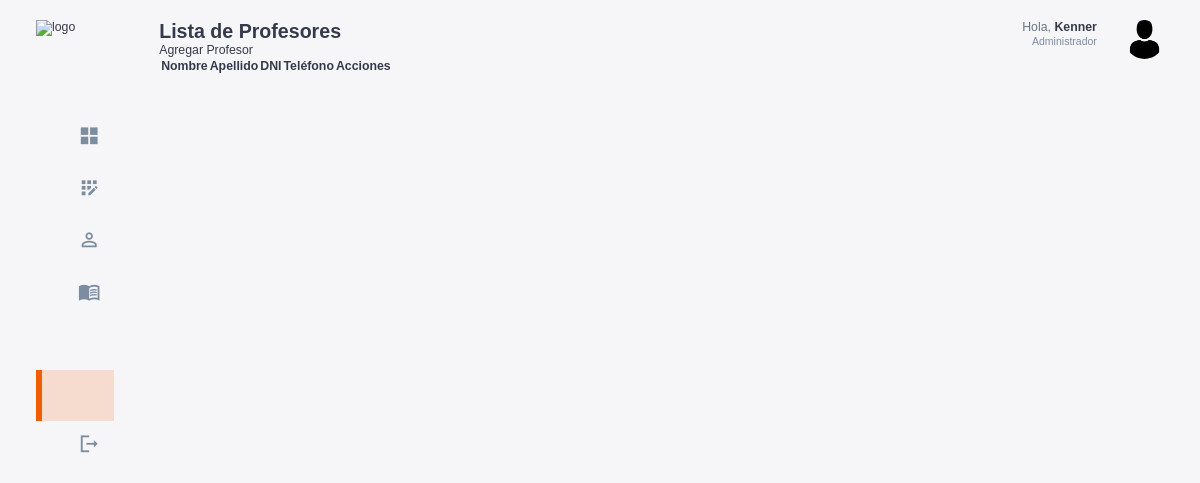
/profesores/ (signed in), run on an earlier commit of the app's database.
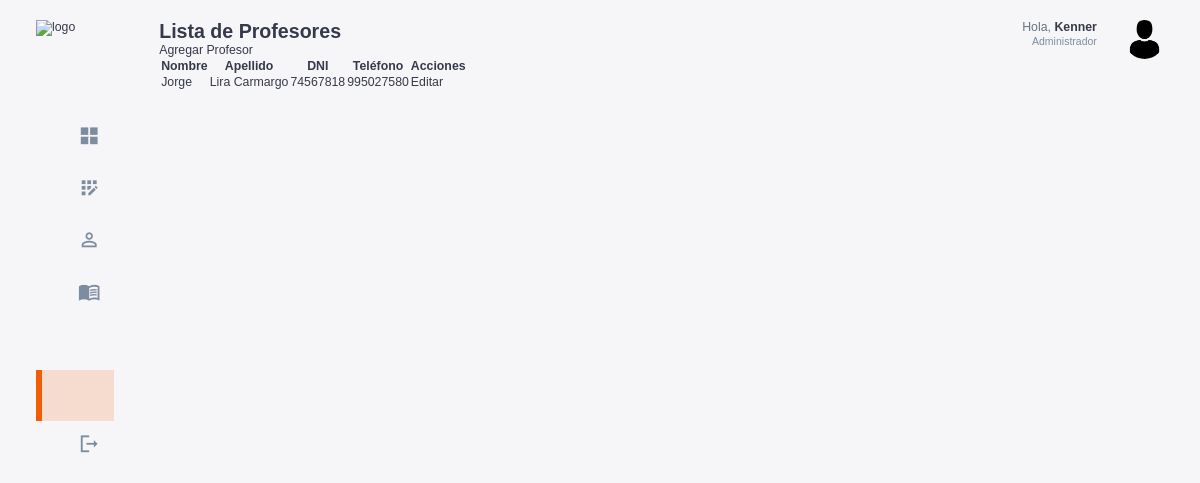
And on a later commit of the database.
### profesores/models.py (models this page shows, shortened)
class Profesor(models.Model):
    nombre = models.CharField(max_length=100)
    apellido = models.CharField(max_length=100)
    dni = models.CharField(max_length=8, unique=True)
    telefono = models.CharField(max_length=15, blank=True, null=True)

### usuarios/decorators.py (the view)
        def _wrapped_view(request, *args, **kwargs):
            if request.user.is_authenticated and (request.user.rol.nombre_rol == role or request.user.rol.is_admin):
                return view_func(request, *args, **kwargs)
            else:
                raise PermissionDenied  # Lanza un error si no tiene el rol correcto

### profesores/views.py (called while the page is built)
@login_required
@role_required('Administrador')
def listar_profesores(request):
    profesores = Profesor.objects.all()
    return render(request, 'profesores/listar_profesores.html', {'profesores': profesores})

### templates/profesores/listar_profesores.html (shortened to what this page needs)
{% extends 'base.html' %}
{% block content %}
<h2>Lista de Profesores</h2>
<a href="{% url 'agregar_profesor' %}">Agregar Profesor</a>
<table>
    <thead>
        <tr>
            <th>Nombre</th>
            <th>Apellido</th>
            <th>DNI</th>
            <th>Teléfono</th>
            <th>Acciones</th>
        </tr>
    </thead>
    <tbody>
        {% for profesor in profesores %}
        <tr>
            <td>{{ profesor.nombre }}</td>
            <td>{{ profesor.apellido }}</td>
            <td>{{ profesor.dni }}</td>
            <td>{{ profesor.telefono }}</td>
            <td>
                <a href="{% url 'editar_profesor' profesor.id %}">Editar</a>
            </td>
        </tr>
        {% endfor %}
    </tbody>
</table>
{% endblock %}

What changed in the data, as far as the page shows it:
added Profesor: nombre "Jorge", apellido "Lira Carmargo", dni "74567818", telefono "995027580"
